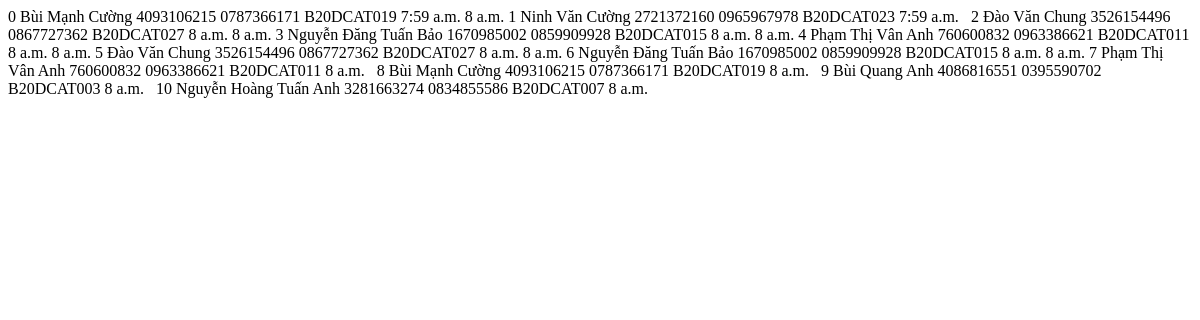
/anujnjbxhabnajnxnixtry/ (signed in), run on an earlier commit of the app's database.
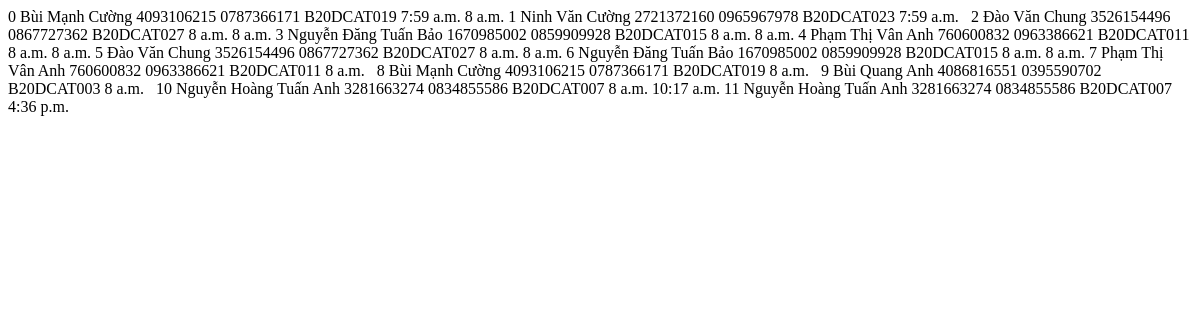
And on a later commit of the database.
### attendance/models.py (models this page shows, shortened)
class Log(models.Model):
    ida = models.IntegerField(default=1)
    card_id = models.IntegerField()
    name = models.CharField(max_length=50)
    phone = models.CharField(max_length=50, blank=True, null=True)
    masv = models.CharField(max_length=50, blank=True, null=True)
    date = models.DateField(default=datetime.datetime.now())
    time_in = models.TimeField(default=datetime.datetime.now())
    time_out = models.TimeField(blank=True, null=True)
    status = models.TextField(max_length=100)

### attendance/views.py (the view)
# urls.py: path('anujnjbxhabnajnxnixtry/', views.index1 , name = 'index1'),
def index1(request):
    logs = Log.objects.all().order_by('date')  # Sắp xếp các đối tượng Log theo thứ tự từ mới nhất đến cũ nhất
    dataset = {'log': logs}
    return render(request, 'attendance/attendance.html', dataset)

### rfid_project/Middleware.py (called while the page is built)
    def __call__(self, request):
        response = self.get_response(request)
        if not request.user.is_authenticated and request.path != '/login/' and request.path != '/process/':
            return redirect('login')
        return response

### attendance/templates/attendance/attendance.html
    {% for user in log %}
    <TR>
        <TD>{{ user.ida}}</TD>
        <TD>{{ user.name}}</TD>
        <TD>{{ user.card_id}}</TD>
        <TD>{{ user.phone}}</TD>
        <TD>{{ user.masv}}</TD>
        <TD>{{ user.time_in}}</TD>
        {% if user.time_out %}
            <td>{{ user.time_out }}</td>
            {% else %}
            <td>&nbsp;</td>
            {% endif %}
        </TR>
    {% endfor %}

What changed in the data, as far as the page shows it:
changed Log (number 11 of 12 on the later page): time_out (not shown) → "10:17 a.m."
added Log: ida "11", name "Nguyễn Hoàng Tuấn Anh", card_id "3281663274", phone "0834855586", masv "B20DCAT007", time_in "4:36 p.m."
